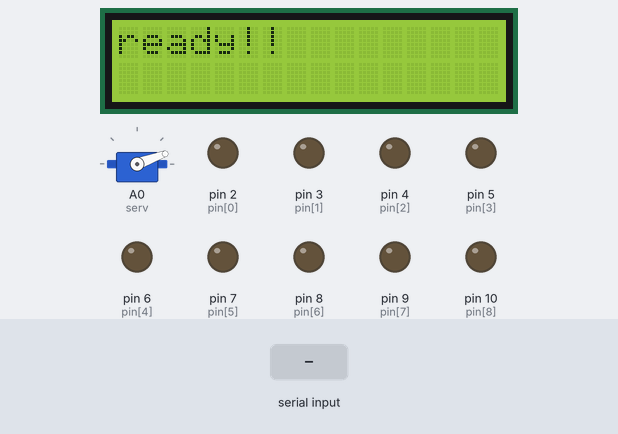
The sketch below on a simulated Arduino Uno, built with avr-gcc and run on an emulated ATmega328P. Shown: 16×2 character LCD, servo, output pins drawn as LEDs (lit = HIGH). The test bench sets the inputs (shaded band).

Above: at 2.3 s.
5.5 s: "B" received over Serial
At 6.3 s:
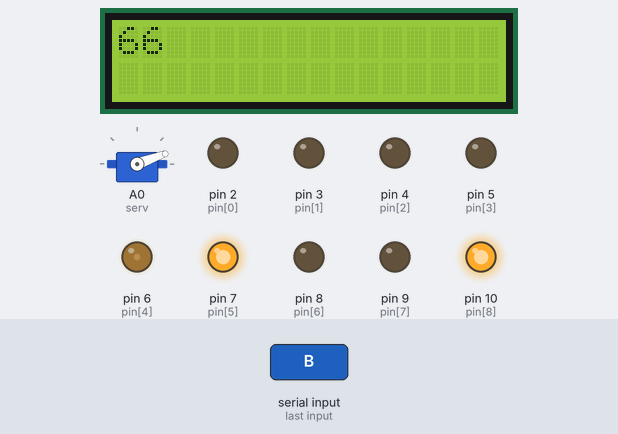
7.0 s: "F" received over Serial
At 7.5 s:
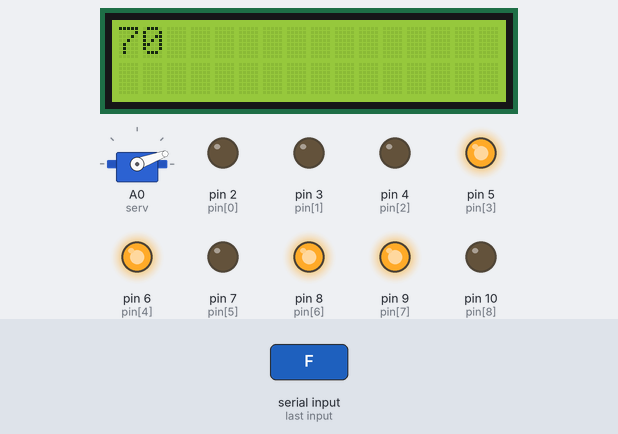
Timing chart, 0 to 10.0 s (numbered marks = the images above; inputs shaded):
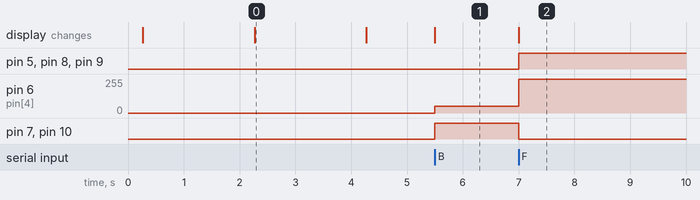

Measured:
- after the input at 5.5 s, pin 6 (pin[4]): 0/255 → 50/255 at once; pin 7 (pin[5]), pin 10 (pin[8]): LOW → HIGH at once; the display: changes at once (image 1)
- after the input at 7.0 s, pin 5 (pin[3]), pin 8 (pin[6]), pin 9 (pin[7]): LOW → HIGH at once; pin 6 (pin[4]): 50/255 → 255/255 at once; pin 7 (pin[5]), pin 10 (pin[8]): HIGH → LOW at once; the display: changes at once (image 2)
- what the display in image 0 shows lasts 2.0 s, from 2.3 s to 4.3 s

The sketch:

motor.ino
```cpp
#include<Servo.h>
#include <LiquidCrystal.h>
#define forward 'F'
#define stOp 'S'
#define Back 'B'
LiquidCrystal lcd(14,15,16,17,18,19);
Servo serv;
unsigned char pin[9]={2,3,4,5,6,7,8,9,10};
char data,code,sudut=30;
unsigned int i;
int fast_ka=70,
    fast_ki=70,
    pwm_ka=0,pwm_ki=0 ;

///variable for tunning PID control
int error=0,last_error=0;
int Kp=10;
int Kd=12;
float Ki=1;
int Ts=1;
int max_sped=150;
int min_sped=30;
int set_point=125;
//variabel data serial
unsigned char recaive;
unsigned int Pid_data;
void setup()
  {
    lcd.begin(16, 2);
    for(int i=0;i<9;i++)
      {
      pinMode(pin[i],OUTPUT);
      }
    Serial.begin(9600);
    serv.attach(A0);
    serv.write(1);
    delay(100);
    serv.write(20);
    delay(100);
    lcd.print("loading...");
    delay(2000);
    lcd.clear();
    lcd.print("ready!!");
    delay(2000);
    lcd.clear();
  }
void loop()
  {
    //Serial.write('A');
    if (Serial.available()>0)
    {
        recaive=Serial.read();
        lcd.setCursor(0,0);
        lcd.print(recaive);
        if(recaive == 'B')
          {
                mundur();
          }
         else if (recaive == 'S')
          {
                Stop();
          }
         else if (recaive == 'F')
          {
            maju();
          }

        }
    }

void motor_ka(int cw,int ccw,unsigned int pwm)
   {
    digitalWrite(9,cw);
    digitalWrite(10,ccw);
    analogWrite(8,pwm);
    }
void motor_be(int cw,int ccw,unsigned int pwm)
    {
    digitalWrite(2,cw);
    digitalWrite(3,ccw);
    analogWrite(4,pwm);
    }
void motor_ki(int cw,int ccw,unsigned int pwm)
   {
    digitalWrite(5,cw);
    digitalWrite(7,ccw);
    analogWrite(6,pwm);
   }
void sumbu_y()
{
  if(code=='y'){
       data=Serial.read();
       if (data>30)
         {
           sudut=sudut+5;
         }
       else if(data<30)
         {
           sudut=sudut-5;
         }
       if (sudut>60)
          {
            sudut=60;
          }
       else if(sudut<1)
          {
            sudut=1;
          }
       serv.write(sudut);
     }
   }

int PID(unsigned long pv)
{
 int hasil_PID;
 error=pv-set_point;
 Serial.print(error);Serial.print("\t");
 hasil_PID=((Kp*error) +((Ki/10)*(error+last_error)*Ts)+((Kd/Ts)*(error-last_error)));
  //hasil_PID=((Kp*error)+((Kd/Ts)*(error-last_error)));
 last_error=error;
 return hasil_PID;
}
void go(unsigned int Read)
{
  unsigned int hasil;
    hasil=PID(Read);
    pwm_ka=fast_ka-hasil;
    pwm_ki=fast_ki+hasil;
     if(pwm_ka > max_sped)
        {
          pwm_ka=max_sped;
        }
      else if (pwm_ka < min_sped)
        {
          pwm_ka=min_sped;
        }

      if (pwm_ki > max_sped)
        {
          pwm_ki=max_sped;
        }
     else if (pwm_ki<min_sped)
        {
          pwm_ki=min_sped;
        }
    motor_ka(1,0,pwm_ka);
    motor_ki(1,0,pwm_ki);


  }
  void Stop()
  {
    motor_ka(0,0,0);
    motor_ki(0,0,0);
    motor_be(0,0,0);
  }
  void maju()
   {
     motor_ka(1,0,255);
     motor_ki(1,0,255);
     motor_be(0,0,0);
   }
   void mundur()
   {
     motor_ka(0,1,50);
     motor_ki(0,1,50);
     motor_be(0,0,0);
   }
   void put_kiri()
   {
     motor_ka(1,0,50);
     motor_ki(0,1,50);
     motor_be(0,1,50);
   }
   void put_kanan()
   {
     motor_ka(0,1,50);
     motor_ki(1,0,50);
     motor_be(1,0,50);
   }
```
